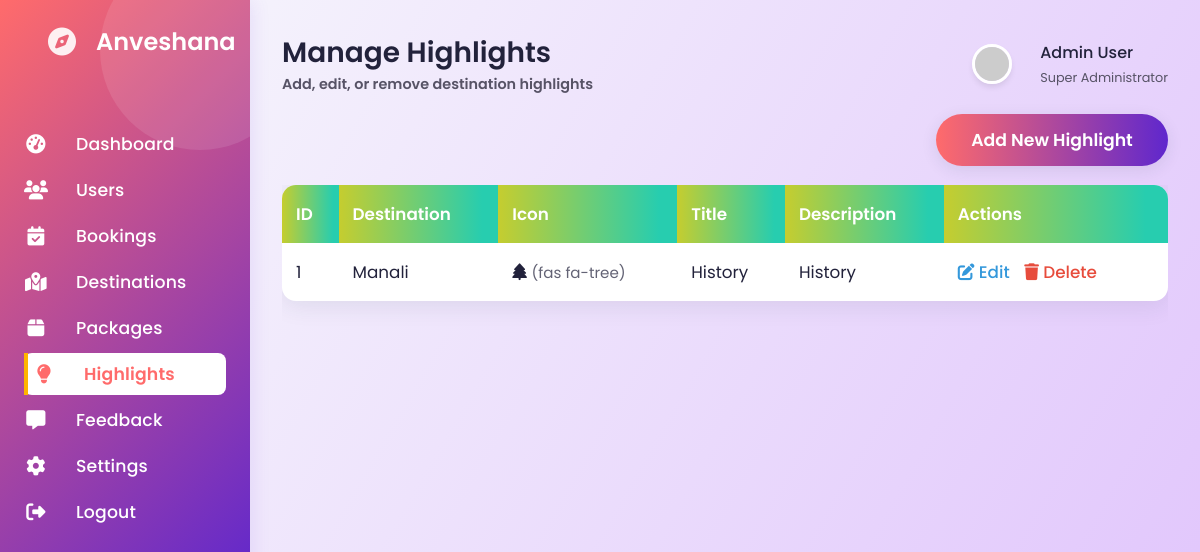
The page /admin/highlights.php on the database its author committed.
### tables this page shows
CREATE TABLE `highlights` (
  `id` int(11) NOT NULL,
  `destination_id` int(11) NOT NULL,
  `icon` varchar(100) NOT NULL,
  `title` varchar(100) NOT NULL,
  `description` text NOT NULL
);

CREATE TABLE `destinations` (
  `id` int(11) NOT NULL,
  `name` varchar(255) NOT NULL,
  `location` varchar(255) DEFAULT NULL,
  `highlight` varchar(255) DEFAULT NULL,
  `description` text NOT NULL,
  `price` decimal(10,2) NOT NULL DEFAULT 0.00,
  `cover_image` varchar(255) DEFAULT NULL,
  `gallery_images` text DEFAULT NULL,
  `region` varchar(255) DEFAULT NULL,
  `travel_type` varchar(255) DEFAULT NULL,
  `best_season` varchar(255) DEFAULT NULL
);

### admin/highlights.php (the view, shortened to what this page needs)
<?php
$db_host = 'localhost';
$db_user = 'root';
$db_pass = '';
$db_name = 'anveshana_admin';
$conn = new mysqli($db_host, $db_user, $db_pass, $db_name);
$action = $_GET['action'] ?? '';
$highlights = [];
$result = $conn->query('SELECT h.*, d.name as destination_name FROM highlights h JOIN destinations d ON h.destination_id = d.id ORDER BY h.id DESC');
if ($result) {
    while ($row = $result->fetch_assoc()) {
        $highlights[] = $row;
    }
}
$destinations = [];
$res = $conn->query('SELECT id, name FROM destinations ORDER BY name');
if ($res) {
    while ($row = $res->fetch_assoc()) {
        $destinations[] = $row;
    }
}
$edit_highlight = null;
?>
<!DOCTYPE html>
<html lang="en">
<head>
    <link rel="stylesheet" href="https://cdnjs.cloudflare.com/ajax/libs/font-awesome/6.4.0/css/all.min.css">
    <link rel="stylesheet" href="css/style.css">
</head>
<body>
    <div class="admin-container">
        <aside class="admin-sidebar">
            <div class="sidebar-header">
                <div class="logo">
                    <i class="fas fa-compass"></i>
                    <span>Anveshana</span>
                </div>
            </div>
            <ul class="sidebar-menu">
                <li><a href="admin.php"><i class="fas fa-tachometer-alt"></i><span>Dashboard</span></a></li>
                <li><a href="users.php"><i class="fas fa-users"></i><span>Users</span></a></li>
                <li><a href="bookings.php"><i class="fas fa-calendar-check"></i><span>Bookings</span></a></li>
                <li><a href="destination.php"><i class="fas fa-map-marked-alt"></i><span>Destinations</span></a></li>
                <li><a href="packages.php"><i class="fas fa-box"></i><span>Packages</span></a></li>
                <li><a href="highlights.php" class="active"><i class="fas fa-lightbulb"></i><span>Highlights</span></a></li>
                <li><a href="feedback.php"><i class="fas fa-comment-alt"></i><span>Feedback</span></a></li>
                <li><a href="#"><i class="fas fa-cog"></i><span>Settings</span></a></li>
                <li><a href="../logout.php"><i class="fas fa-sign-out-alt"></i><span>Logout</span></a></li>
            </ul>
        </aside>
        <main class="admin-main">
            <header class="admin-header">
                <div class="page-title">
                    <h1><?= ($action === 'edit') ? 'Edit Highlight' : 'Manage Highlights' ?></h1>
                    <p><?= ($action === 'edit') ? 'Update the details of the highlight' : 'Add, edit, or remove destination highlights' ?></p>
                </div>
                <div class="user-profile">
                    <img src="https://randomuser.me/api/portraits/women/44.jpg" alt="Admin" class="user-avatar">
                    <div class="user-info">
                        <h4>Admin User</h4>
                        <p>Super Administrator</p>
                    </div>
                </div>
            </header>
            <?php if ($action === 'add' || ($action === 'edit' && isset($_GET['id']))): ?>
            <div class="highlight-form">
                <form action="highlights.php<?= ($action === 'edit' && isset($_GET['id'])) ? '?action=edit&id=' . intval($_GET['id']) : '?action=add' ?>" method="POST">
                    <div class="form-group">
                        <label for="destination_id">Destination</label>
                        <select id="destination_id" name="destination_id" class="form-control" required>
                            <option value="">Select Destination</option>
                            <?php foreach ($destinations as $dest): ?>
                                <option value="<?= $dest['id'] ?>" <?= (isset($edit_highlight) && $edit_highlight['destination_id'] == $dest['id']) ? 'selected' : '' ?>><?= htmlspecialchars($dest['name']) ?></option>
                            <?php endforeach; ?>
                        </select>
                    </div>
                    <div class="form-group">
                        <label for="icon">Icon (FontAwesome class, e.g., <code>fas fa-tree</code>)</label>
                        <input type="text" id="icon" name="icon" class="form-control" required value="<?= isset($edit_highlight) ? htmlspecialchars($edit_highlight['icon']) : '' ?>">
                    </div>
                    <div class="form-group">
                        <label for="title">Title</label>
                        <input type="text" id="title" name="title" class="form-control" required value="<?= isset($edit_highlight) ? htmlspecialchars($edit_highlight['title']) : '' ?>">
                    </div>
                    <div class="form-group">
                        <label for="description">Description</label>
                        <textarea id="description" name="description" class="form-control" required><?= isset($edit_highlight) ? htmlspecialchars($edit_highlight['description']) : '' ?></textarea>
                    </div>
                    <button type="submit" class="btn"><?= ($action === 'edit') ? 'Update Highlight' : 'Add Highlight' ?></button>
                    <?php if ($action === 'edit'): ?>
                        <a href="highlights.php" class="btn" style="background:#e74c3c;margin-left:10px;">Cancel</a>
                    <?php endif; ?>
                </form>
            </div>
            <?php else: ?>
            <div style="margin-bottom: 2rem; text-align:right;">
                <a href="highlights.php?action=add" class="btn" style="text-decoration:none;">Add New Highlight</a>
            </div>
            <div style="overflow-x:auto;">
                <table class="highlights-table">
                    <thead>
                        <tr>
                            <th>ID</th>
                            <th>Destination</th>
                            <th>Icon</th>
                            <th>Title</th>
                            <th>Description</th>
                            <th>Actions</th>
                        </tr>
                    </thead>
                    <tbody>
                        <?php if (empty($highlights)): ?>
                            <tr><td colspan="6" style="text-align:center;color:#888;">No highlights found.</td></tr>
                        <?php else: foreach ($highlights as $hl): ?>
                        <tr>
                            <td><?= $hl['id'] ?></td>
                            <td><?= htmlspecialchars($hl['destination_name']) ?></td>
                            <td><i class="<?= htmlspecialchars($hl['icon']) ?>"></i> <span style="font-size:0.9em;opacity:0.7;">(<?= htmlspecialchars($hl['icon']) ?>)</span></td>
                            <td><?= htmlspecialchars($hl['title']) ?></td>
                            <td><?= htmlspecialchars($hl['description']) ?></td>
                            <td class="action-btns">
                                <a href="highlights.php?action=edit&id=<?= $hl['id'] ?>"><i class="fas fa-edit"></i> Edit</a>
                                <a href="highlights.php?action=delete&id=<?= $hl['id'] ?>" class="delete" onclick="return confirm('Delete this highlight?');"><i class="fas fa-trash"></i> Delete</a>
                            </td>
                        </tr>
                        <?php endforeach; endif; ?>
                    </tbody>
                </table>
            </div>
            <?php endif; ?>
        </main>
    </div>
</body>
</html>

### admin/highlights.php (style rules this page uses)
:root { --primary: #ff6b6b; --secondary: #5f27cd; --danger: #ffb400; --warning: #48dbfb; --dark: #22223b; --light: #f8f7ff; --gray: #a1a1aa; --gray-dark: #575366; --success: #d1fae5; --error: #fee2e2; }
body { background: linear-gradient(120deg, #f8fafc 0%, #e0c3fc 100%); min-height: 100vh; background-attachment: fixed; background-repeat: no-repeat; }
.admin-container { display: flex; font-family: 'Poppins', sans-serif; }
.admin-sidebar { background: linear-gradient(135deg, var(--primary), var(--secondary) 80%); color: #fff; padding: 1.5rem; width: 250px; box-shadow: 2px 0 18px rgba(95,39,205,0.10); min-height: 100vh; transition: background 0.3s; }
.sidebar-header { display: flex; align-items: center; margin-bottom: 2rem; }
.logo { font-size: 1.5rem; font-weight: 600; color: #fff; display: flex; align-items: center; }
.logo i { margin-right: 0.5rem; color: var(--secondary); }
.sidebar-menu a { text-decoration: none; color: #fff; display: flex; align-items: center; transition: color 0.3s; padding: 0.5rem 0; font-size: 1.08rem; font-weight: 500; }
.sidebar-menu a i { margin-right: 0.75rem; font-size: 1.2rem; }
.sidebar-menu a.active, .sidebar-menu a:active { color: var(--primary); background: #fff; border-radius: 8px; padding-left: 0.5rem; }
.active { color: var(--primary) !important; font-weight: 600; }
.admin-main { flex: 1; padding: 2rem; }
.admin-header { display: flex; justify-content: space-between; align-items: center; margin-bottom: 2rem; }
.page-title { font-size: 1.8rem; font-weight: 600; color: #333; }
.user-profile { display: flex; align-items: center; }
.user-avatar { width: 40px; height: 40px; border-radius: 50%; object-fit: cover; margin-right: 0.75rem; }
.btn { padding: 0.85rem 2.2rem; background: linear-gradient(90deg, var(--primary), var(--secondary)); color: white; border: none; border-radius: 50px; cursor: pointer; font-family: 'Poppins', sans-serif; font-size: 1.08rem; font-weight: 600; box-shadow: 0 4px 16px rgba(44,62,80,0.10); transition: background 0.3s, transform 0.2s; margin-top: 0.5rem; }
.highlights-table { width: 100%; background: #fff; border-radius: 14px; box-shadow: 0 4px 24px rgba(44,62,80,0.10); border-collapse: separate; border-spacing: 0; overflow: hidden; margin-bottom: 2rem; }
.highlights-table th, .highlights-table td { padding: 16px 14px; text-align: left; font-size: 1.05rem; vertical-align: middle; }
.highlights-table th { background: linear-gradient(90deg,rgba(197, 205, 47, 1),rgba(39, 205, 175, 1) 90%); color: #fff; font-weight: 600; border: none; }
.highlights-table tr { transition: background 0.2s; }
.action-btns a { margin-right: 10px; color: #3498db; text-decoration: none; font-weight: 500; }
.action-btns a.delete { color: #e74c3c; }

### rows shown on the page
highlights: id "1", destination.name "Manali", icon "fas fa-tree", title "History", description "History"
